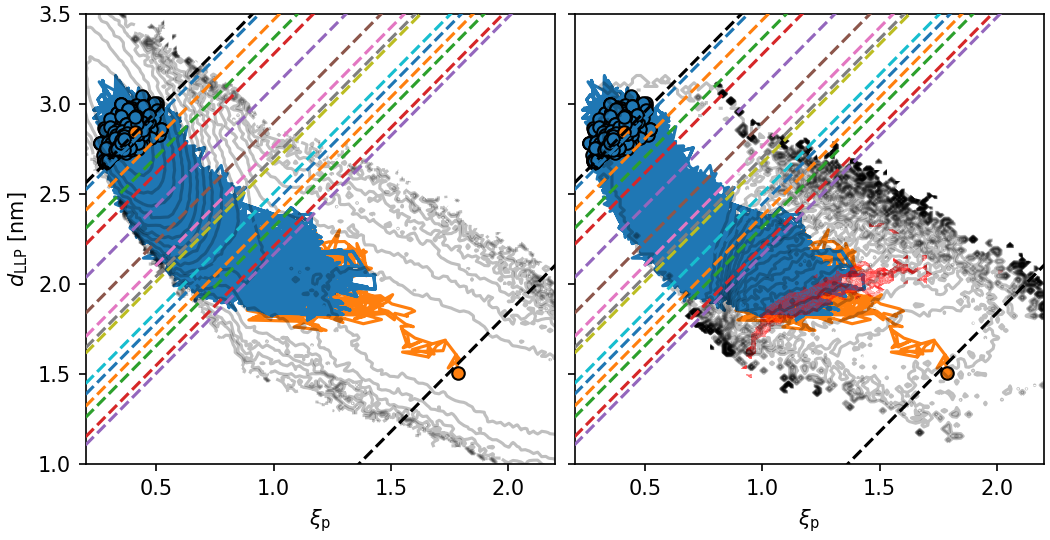

Write the Python code that produced this figure.
import MDAnalysis as mda
import matplotlib.pyplot as plt
import numpy as np
import os

from inftools.misc.infinit_helper import read_toml


fig, axes = plt.subplots(1, 2, figsize=(7.0, (1.800)*2), constrained_layout=True)

axes[1].set_yticklabels([])
axes[0].set_ylim([1, 3.5])
axes[0].set_xlim([0.2, 2.2])
axes[1].set_ylim([1, 3.5])
axes[1].set_xlim([0.2, 2.2])
axes[0].set_ylabel(r"$d_{\rm LLP}$ [nm]")
axes[0].set_xlabel(r"$\xi_{\rm p}$")
axes[1].set_xlabel(r"$\xi_{\rm p}$")


x = np.loadtxt("y.txt")
y = np.loadtxt("x.txt")/10
ufree = np.loadtxt("ufree.txt")
ufree = ufree - np.min(ufree)
commi = np.loadtxt("committor.txt")

a = 0.5
x0 = np.linspace(0, 3, 100)
c = [-1.8, 2.0]
for c0 in c:
    y0 = c0 - (1/a)*x0
    axes[0].plot(x0, -y0, ls="--", zorder=3000, color="k")
    axes[1].plot(x0, -y0, ls="--", zorder=3000, color="k")

axes[0].contour(x, y, ufree, colors='black', alpha=0.25, zorder=2000, levels=20)
axes[1].contour(x, y, commi, colors='black', alpha=0.25, zorder=2000, levels=20)
fifty_mask = (0.40 < commi) & (commi < 0.60)
fifty_mask &= np.isfinite(commi)
avg_hist_fifty = commi.copy()
avg_hist_fifty[~fifty_mask] = np.inf
axes[1].contourf(y, x, avg_hist_fifty, colors='r', alpha=0.25, zorder=100, levels=20)


x, y, xs, ys = [], [], [], []
reactive = False
for i in range(0, 1000):
    path = f"../load/{i}/order.txt"
    if not os.path.exists(path):
        break
    data = np.loadtxt(path)
    if data[-1, 1] > 0:
        reactive = True
        break
    x += list(data[:, 2]) + [None]
    y += list(data[:, 3]/10) + [None]
    xs += list(data[:, 2][[0, -1]])
    ys += list(data[:, 3][[0, -1]]/10)
axes[0].plot(x, y, color="C0", zorder=10)
axes[0].scatter(xs, ys, edgecolor="k", zorder=11, color="C0")
axes[1].plot(x, y, color="C0", zorder=10)
axes[1].scatter(xs, ys, edgecolor="k", zorder=11, color="C0")
skip = 1652
if reactive:
    axes[0].plot(data[:skip, 2], data[:skip, 3]/10, color="C1", zorder=9)
    axes[0].scatter(data[:skip, 2][[0, -1]], data[:skip, 3][[0, -1]]/10, color="C1", zorder=12, edgecolor="k")
    axes[1].plot(data[:skip, 2], data[:skip, 3]/10, color="C1", zorder=9)
    axes[1].scatter(data[:skip, 2][[0, -1]], data[:skip, 3][[0, -1]]/10, color="C1", zorder=12, edgecolor="k")

for i in range(1, 1000):
    path = f"../infretis_{i}.toml"
    if not os.path.exists(path):
        break
    intfs = read_toml(path)["simulation"]["interfaces"]
    c = intfs[-2]

    y0 = c - (1/a)*x0
    axes[0].plot(x0, -y0, ls="--", zorder=3000)
    axes[1].plot(x0, -y0, ls="--", zorder=3000)

toml = "../infretis.toml"
if os.path.exists(toml):
    intfs = read_toml(toml)["simulation"]["interfaces"]
    c = intfs[-2]

    y0 = c - (1/a)*x0
    axes[0].plot(x0, -y0, ls="--", zorder=3000)
    axes[1].plot(x0, -y0, ls="--", zorder=3000)

# plt.savefig("progress.png", dpi=150)
plt.show()
